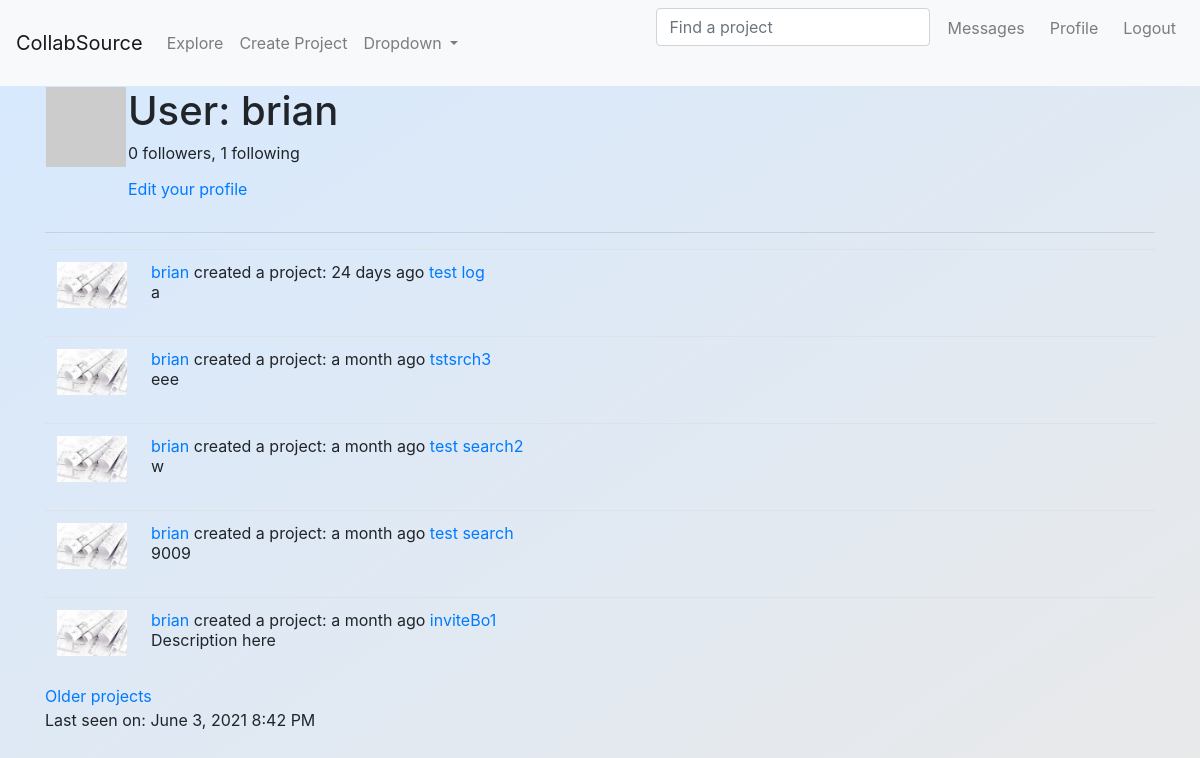
The app's page /user/brian (signed in), older data.
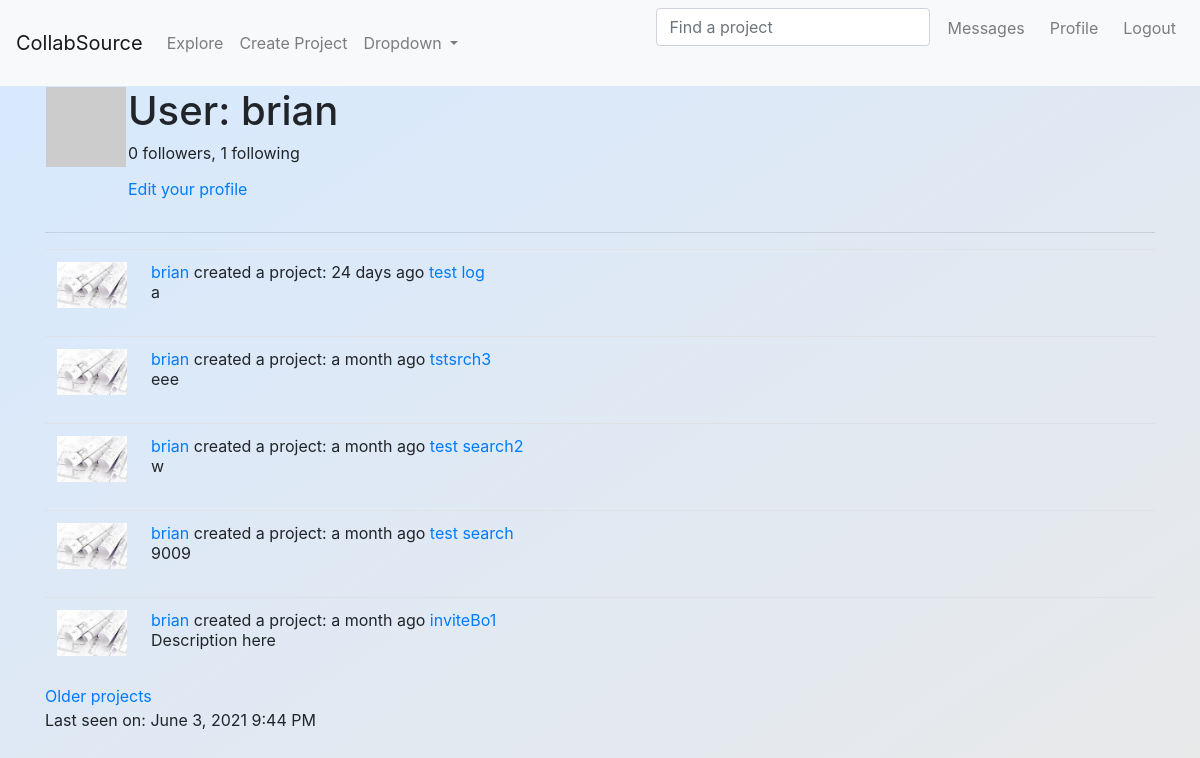
The same page, newer data.
### app/models.py (models this page shows, shortened)
class PaginatedAPIMixin:
    @staticmethod
    def to_collection_dict(query, page, per_page, endpoint, **kwargs):
        resources = query.paginate(page, per_page, False)
        data = {
            'items': [item.to_dict() for item in resources.items],
            '_meta': {
                'page': page,
                'per_page': per_page,
                'total_pages': resources.pages,
                'total_items': resources.total
            },
            '_links': {
                'self': url_for(endpoint, page=page, per_page=per_page,
                                **kwargs),
                'next': url_for(endpoint, page=page + 1, per_page=per_page,
                                **kwargs) if resources.has_next else None,
                'prev': url_for(endpoint, page=page - 1, per_page=per_page,
                                **kwargs) if resources.has_prev else None
            }
        }
        return data

class User(PaginatedAPIMixin, UserMixin, db.Model):
    id = db.Column(db.Integer, primary_key=True)
    username = db.Column(db.String(64), index=True, unique=True)
    role_id = db.Column(db.Integer, db.ForeignKey('role.id'))
    email = db.Column(db.String(120), index=True, unique=True)
    password_hash = db.Column(db.String(128))
    projects = db.relationship('Project', backref='creator', lazy='dynamic') # only keep for ProjMember __init__?
    about_me = db.Column(db.String(140))
    last_seen = db.Column(db.DateTime, default=datetime.utcnow)
    followed = db.relationship( # Looking at relationship from follower (one) --> following (many), this yield the right side (those followed)
        'User', secondary=followers, #Self-ref, association table
        primaryjoin=(followers.c.follower_id == id), #condition to join left side (follower) w/ assoc. table
        secondaryjoin=(followers.c.followed_id == id),
        backref=db.backref('followers', lazy='dynamic'), lazy='dynamic') #defines how this relationship will be accessed from the right side entity
    proj_requests = db.relationship('JoinRequest', back_populates='user',
                        lazy='dynamic',cascade="all, delete-orphan") # cascade to remove
    last_notif_read_time = db.Column(db.DateTime)
    member_of = db.relationship('ProjMember',back_populates='user',
                        lazy='dynamic',cascade="all, delete-orphan")
    token = db.Column(db.String(32), index=True, unique=True)
    token_expiration = db.Column(db.DateTime)
    def __init__(self, **kwargs):
        super(User, self).__init__(**kwargs)
        if self.role is None: # lint error because backrefd
            if self.email in current_app.config['ADMINS']:
                self.role = Role.query.filter_by(name='Admin').first()
            if self.role is None:
                self.role = Role.query.filter_by(default=True).first()
    def new_requests(self):
        last_read_time = self.last_notif_read_time or datetime(1900,1,1)
        return JoinRequest.query.filter_by(kind='request').join(ProjMember,
            (JoinRequest.project_id == ProjMember.project_id)).filter(
                ProjMember.user_id == self.id).filter(JoinRequest.timestamp > last_read_time).count() + \
            JoinRequest.query.filter_by(user_id = self.id, kind='invite').filter(
                        JoinRequest.timestamp > last_read_time).count()
    def avatar(self, size):
        digest = md5(self.email.lower().encode('utf-8')).hexdigest()
        return 'https://www.gravatar.com/avatar/{}?d=identicon&s={}'.format(digest, size)

@dataclass
class Project(PaginatedAPIMixin, SearchableMixin, db.Model):
    __searchable__ = ['category','name','descr'] # add 'tags' and 'wanted_positions' when JSON figured out
    id = db.Column(db.Integer, primary_key=True)
    name = db.Column(db.String(60))
    category = db.Column(db.String(60))
    descr = db.Column(db.String(140))
    skill_level = db.Column(db.String(20))
    setting = db.Column(db.String(20))
    chat_link = db.Column(db.String(512)) # Discord, slack etc.
    language = db.Column(db.String(5))
    timestamp = db.Column(db.DateTime, index=True, default=datetime.utcnow) # index to retrieve projs in chron. order
    user_id = db.Column(db.Integer, db.ForeignKey('user.id')) #creator ID (want this to be many to one: many creator to one proj)
    __mapper_args__ = {'polymorphic_on': category}
    tags = db.relationship( # Looking at relationship from project (one) --> tags (many)
        'Tag', secondary=tag_map, #Self-ref, association table
        backref=db.backref('tag_map', lazy='dynamic'), lazy='dynamic') #defines how this relationship will be accessed from the right side entity
    wanted_positions = db.relationship( # represented by 'w_pos' for kind arg in tag functions
        'Position', secondary=position_map,
        backref=db.backref('position_map', lazy='dynamic'), lazy='dynamic')
    user_requests = db.relationship('JoinRequest', back_populates='project',cascade="all, delete-orphan", lazy='dynamic') # try setting to __tablename__
    members = db.relationship('ProjMember',back_populates='project',
                        lazy='dynamic',cascade="all, delete-orphan")
    scrum_board = db.relationship('ScrumTask', back_populates='project',cascade="all, delete-orphan", lazy='dynamic') # try setting to __tablename__

@dataclass
class Learning(Project):
    __mapper_args__ = {'polymorphic_identity': 'learning'}
    id = db.Column(db.Integer, db.ForeignKey('project.id'), primary_key=True)
    _field_name = 'learning' #SelectField option in form, not necessary with API?
    pace = db.Column(db.String(60))
    learning_category = db.Column(db.String(60))
    subject = db.Column(db.String(60)) # may be redundant with project name
    resource = db.Column(db.String(70)) #can be textbook, playlist, etc.

class SearchableMixin(object):
    @classmethod
    def before_commit(cls, session):
        session._changes = {
            'add': list(session.new),
            'update': list(session.dirty),
            'delete': list(session.deleted)
        }
    @classmethod
    def after_commit(cls, session):
        for obj in session._changes['add']:
            if isinstance(obj, SearchableMixin):
                add_to_index(obj.__tablename__, obj)
        for obj in session._changes['update']:
            if isinstance(obj, SearchableMixin):
                add_to_index(obj.__tablename__, obj)
        for obj in session._changes['delete']:
            if isinstance(obj, SearchableMixin):
                remove_from_index(obj.__tablename__, obj)
        session._changes = None

@dataclass
class Project(PaginatedAPIMixin, SearchableMixin, db.Model):
    __searchable__ = ['category','name','descr'] # add 'tags' and 'wanted_positions' when JSON figured out
    id = db.Column(db.Integer, primary_key=True)
    name = db.Column(db.String(60))
    category = db.Column(db.String(60))
    descr = db.Column(db.String(140))
    skill_level = db.Column(db.String(20))
    setting = db.Column(db.String(20))
    chat_link = db.Column(db.String(512)) # Discord, slack etc.
    language = db.Column(db.String(5))
    timestamp = db.Column(db.DateTime, index=True, default=datetime.utcnow) # index to retrieve projs in chron. order
    user_id = db.Column(db.Integer, db.ForeignKey('user.id')) #creator ID (want this to be many to one: many creator to one proj)
    __mapper_args__ = {'polymorphic_on': category}
    tags = db.relationship( # Looking at relationship from project (one) --> tags (many)
        'Tag', secondary=tag_map, #Self-ref, association table
        backref=db.backref('tag_map', lazy='dynamic'), lazy='dynamic') #defines how this relationship will be accessed from the right side entity
    wanted_positions = db.relationship( # represented by 'w_pos' for kind arg in tag functions
        'Position', secondary=position_map,
        backref=db.backref('position_map', lazy='dynamic'), lazy='dynamic')
    user_requests = db.relationship('JoinRequest', back_populates='project',cascade="all, delete-orphan", lazy='dynamic') # try setting to __tablename__
    members = db.relationship('ProjMember',back_populates='project',
                        lazy='dynamic',cascade="all, delete-orphan")
    scrum_board = db.relationship('ScrumTask', back_populates='project',cascade="all, delete-orphan", lazy='dynamic') # try setting to __tablename__

### app/main/routes.py (the view)
@bp.route('/user/<username>')
@login_required
def user(username):
    user = User.query.filter_by(username=username).first_or_404()
    page = request.args.get('page', 1, type=int)
    projects = user.projects.order_by(Project.timestamp.desc()).paginate(
        page, current_app.config['PROJECTS_PER_PAGE'], False)
    next_url = url_for('main.user', username=user.username,
                       page=projects.next_num) if projects.has_next else None
    prev_url = url_for('main.user', username=user.username,
                       page=projects.prev_num) if projects.has_prev else None
    form = EmptyForm()
    return render_template('user.html', user=user, projects=projects.items,
                           next_url=next_url, prev_url=prev_url, form=form)

### app/main/forms.py
class SearchForm(FlaskForm):
    q = StringField(_l('Find a project'), validators=[DataRequired()])
    def __init__(self, *args, **kwargs):
        if 'formdata' not in kwargs:
            kwargs['formdata'] = request.args # for the GET request
        if 'csrf_enabled' not in kwargs:
            kwargs['csrf_enabled'] = False
        super(SearchForm, self).__init__(*args, **kwargs)

class EmptyForm(FlaskForm):
    submit = SubmitField('Submit')

### app/main/__init__.py (called while the page is built)
@bp.app_context_processor
def inject_permissions(proj=None):
    if proj:
        return dict(Permission=ProjPerm)
    else:
        return dict(Permission=SitePerm)

### app/main/routes.py (called while the page is built)
@bp.before_app_request
def before_request():
    if current_user.is_authenticated:
        current_user.last_seen = datetime.utcnow()
        db.session.commit()
        g.search_form = SearchForm() # g variable is specific to each request and each client
    g.locale = str(get_locale())

### app/models.py (called while the page is built)
@login.user_loader
def load_user(id):
    return User.query.get(int(id))

### app/templates/user.html (shortened to what this page needs)
{% extends "base.html" %}
{% block content %}
    <table>
        <tr valign="top">
            <td><img src="{{ user.avatar(128) }}"></td>
            <td>
                <h1>{{ _('User') }}: {{ user.username }}</h1>
                <p>{{ _('%(count)d followers', count=user.followers.count()) }}, {{ _('%(count)d following', count=user.followed.count()) }}</p>
                {% if user == current_user %}
                    <p><a href="{{ url_for('main.edit_profile') }}">{{ _('Edit your profile') }}</a></p>
                {% endif %}
            </td>
        </tr>
    </table>
    <hr>
    {% for project in projects %}
        {% include '_proj_pvw.html' %}
    {% endfor %}
    {% if next_url %}
        <a href="{{ next_url }}">{{ _('Older projects') }}</a>
    {% endif %}
    {% if user.last_seen %}
    <p>Last seen on: {{ moment(user.last_seen).format('LLL') }}</p>
    {% endif %}
{% endblock %}

### app/templates/base.html (shortened to what this page needs)
<html>
    <head>
        <link rel="stylesheet" href="https://cdn.jsdelivr.net/npm/bootstrap@4.6.0/dist/css/bootstrap.min.css">
        <link href="https://cdnjs.cloudflare.com/ajax/libs/select2/4.0.10/css/select2.min.css" rel="stylesheet" />
        <link rel="stylesheet" href="https://ajax.googleapis.com/ajax/libs/jqueryui/1.12.1/themes/smoothness/jquery-ui.css">
    </head>
    <body id="grad1">
        {% block navbar %}
        <nav class="navbar navbar-expand-lg navbar-light bg-light">
            <a class="navbar-brand" href="{{ url_for('main.index') }}">CollabSource</a>
            <div class="collapse navbar-collapse" id="navbarSupportedContent">
              <ul class="navbar-nav mr-auto">
                <li class="nav-item">
                  <a class="nav-link" href="{{ url_for('main.explore') }}">{{ _('Explore') }}</a>
                </li>
                <li class="nav-item">
                  <a class="nav-link" href="{{ url_for('main.create_project') }}">{{ _('Create Project') }}</a>
                </li>
                <li class="nav-item dropdown">
                  <a class="nav-link dropdown-toggle" href="#" id="navbarDropdown" role="button" data-toggle="dropdown" aria-haspopup="true" aria-expanded="false">
                    Dropdown
                  </a>
                </li>
              </ul>
              <ul class="nav navbar-nav navbar-right">
                {% if g.search_form %}
                  <form class="navbar-form" method="get"
                          action="{{ url_for('main.search') }}">
                      <div class="form-group">
                          {{ g.search_form.q(size=20, class='form-control',
                              placeholder=g.search_form.q.label.text) }}
                      </div>
                  </form>
                  {% endif %}
                {% if current_user.is_anonymous %}
                <li class="nav-item"><a class="nav-link" href="{{ url_for('auth.login') }}">{{ _('Login') }}</a></li>
                {% else %}
                <li>
                  <a class="nav-link" href="{{ url_for('main.messages') }}">
                    &nbsp; {{ _('Messages') }} &nbsp;
                    {% set new_notifs = current_user.new_requests() %}
                  </a>
                </li>
                <li class="nav-item"><a class="nav-link" href="{{ url_for('main.user', username=current_user.username) }}">{{ _('Profile') }} &nbsp; </a></li>
                <li class="nav-item"><a class="nav-link" href="{{ url_for('auth.logout') }}">{{ _('Logout') }}</a></li>
                {% endif %}
              </ul>
            </div>
          </nav>
        {% endblock %}
        <div class="container">
            {% block content %}{% endblock %}
        </div>
  </body>
</html>

### app/templates/_proj_pvw.html (shortened to what this page needs)
<table class="table table-hover">
    <tr>
        <td width="70px">
            <a href="{{ url_for('main.project', project_id=project.id) }}">
                <img style='width: 70px', src="{{ url_for('static', filename='img/proj.jpg') }}" />
            </a>
        </td>
        <td>
            {{ _('%(username)s created a project: %(when)s',
                    username=user_link, when=moment(project.timestamp).fromNow()) }}
            <a href="{{url_for('main.project', project_id=project.id)}}">{{ project.name }}</a><br>
            {{ project.descr }}
        </td>
    </tr>
</table>

### app/templates/base.html (style rules this page uses)
#grad1 { background-image: linear-gradient(to bottom right, #d6e9ff, #e9e9e9); }

Row changes from the older to the newer data that the page shows:
changed User "brian": last_seen "June 3, 2021 8:42 PM" → "June 3, 2021 9:44 PM"
